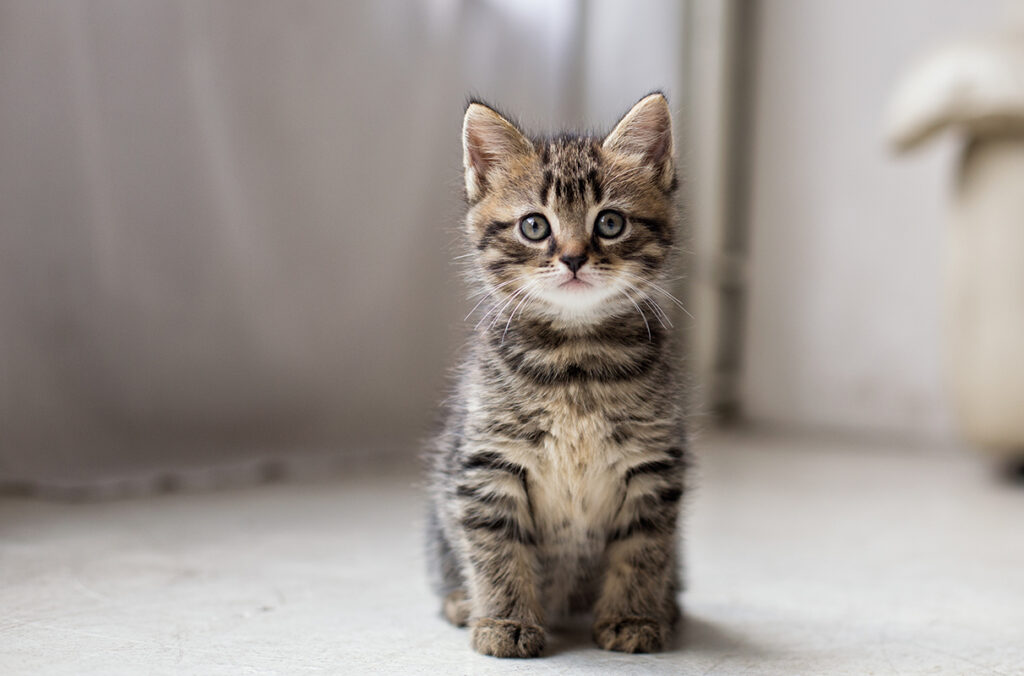
#> input picture Lab1_CV/photo.jpg, 1024 x 676 px
$ python lab3.py
#> lines starting #> are read from the running program, lines starting #| are printed output that depends on the picture; after the words box and inside, x2 and y2 are one past the last pixel; in counts of white or black regions, pixels touching at a corner belong together
"""
==============================================================================
ДИСЦИПЛИНА: Computer Vision (ANL7306)
ЛАБОРАТОРНАЯ РАБОТА № 3
ТЕМА: «Детектор границ Canny + поиск ключевых точек SIFT/ORB»
==============================================================================
Цель работы:
Освоить построение и настройку детектора границ Кэнни, а также извлечение и
сопоставление устойчивых к повороту и масштабу ключевых точек с помощью
алгоритмов SIFT и ORB. Научиться сравнивать результаты работы этих алгоритмов
по количеству найденных особенностей, скорости работы и качеству сопоставления
между изображениями.
==============================================================================
"""

import time
import cv2
import numpy as np
import matplotlib.pyplot as plt

# Настройка шрифтов для корректного отображения графиков
plt.rcParams['font.size'] = 10
plt.rcParams['figure.titlesize'] = 14
plt.rcParams['axes.titlesize'] = 11

print("=" * 80)
print("ЛАБОРАТОРНАЯ РАБОТА № 3")
print("Тема: Детектор границ Canny + поиск ключевых точек SIFT/ORB")
print(f"Версия OpenCV: {cv2.__version__}")
print("=" * 80)

# ==============================================================================
# ЗАГРУЗКА И ПРЕДОБРАБОТКА ИСХОДНОГО ИЗОБРАЖЕНИЯ
# ==============================================================================
image_path = 'photo.jpg'
img_bgr = cv2.imread(image_path)
#> img_bgr is the input picture: shape (676, 1024, 3); mean B, G, R 144.8, 150, 157.9

if img_bgr is None:
    # Запасной вариант генерации детализированного изображения, если файл отсутствует
    print(f"Предупреждение: файл {image_path} не найден! Создание синтетического тестового изображения...")
    img_bgr = np.zeros((600, 800, 3), dtype=np.uint8)
    img_bgr[:] = (230, 230, 230)
    # Прямоугольники, круги, текстурные штрихи, текст
    cv2.rectangle(img_bgr, (50, 50), (350, 250), (40, 40, 200), -1)
    cv2.rectangle(img_bgr, (70, 70), (330, 230), (240, 240, 240), 3)
    cv2.circle(img_bgr, (580, 200), 110, (0, 180, 0), -1)
    cv2.circle(img_bgr, (580, 200), 70, (255, 255, 255), -1)
    cv2.circle(img_bgr, (580, 200), 30, (0, 0, 180), -1)
    # Текстурные линии
    for i in range(100, 500, 25):
        cv2.line(img_bgr, (i, 350), (i + 150, 550), (120, 50, 20), 2)
    cv2.putText(img_bgr, "COMPUTER VISION LAB 3", (80, 320),
                cv2.FONT_HERSHEY_DUPLEX, 1.2, (20, 20, 20), 3)
    cv2.putText(img_bgr, "CANNY / SIFT / ORB", (180, 530),
                cv2.FONT_HERSHEY_SIMPLEX, 1.1, (200, 0, 50), 3)

img_rgb = cv2.cvtColor(img_bgr, cv2.COLOR_BGR2RGB)
img_gray = cv2.cvtColor(img_bgr, cv2.COLOR_BGR2GRAY)
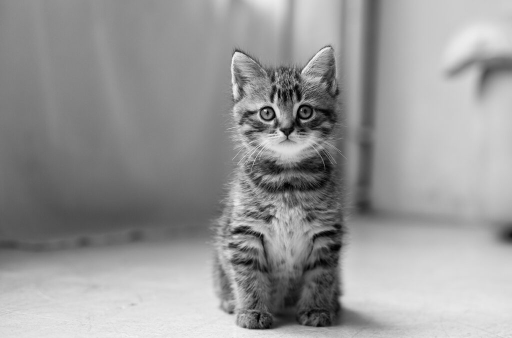
#> img_gray: shape (676, 1024) (shown at 1/2 size); min 0, max 254, mean 151.8
h, w = img_gray.shape

print(f"Изображение успешно загружено: {w}x{h} пикселей, каналов: {img_bgr.shape[2]}")
#| Изображение успешно загружено: 1024x676 пикселей, каналов: 3


# ==============================================================================
# ЗАДАНИЕ 1. ДЕТЕКТОР ГРАНИЦ КЭННИ: ПОДБОР ПАРАМЕТРОВ
# ==============================================================================
print("\n" + "=" * 80)
print("ЗАДАНИЕ 1. ДЕТЕКТОР ГРАНИЦ КЭННИ: ПОДБОР ПАРАМЕТРОВ")
print("=" * 80)

# Шаг 1.2: Применяем Гауссово сглаживание с двумя разными значениями sigma:
# - Слабое сглаживание: sigma = 1.0 (ядро 5x5)
# - Сильное сглаживание: sigma = 3.0 (ядро 11x11)
blur_weak = cv2.GaussianBlur(img_gray, (5, 5), sigmaX=1.0)
blur_strong = cv2.GaussianBlur(img_gray, (11, 11), sigmaX=3.0)

# Шаг 1.3: Три пары порогов гистерезиса:
# 1) Заниженные пороги: 30, 70 (высокая чувствительность, захват шумов и текстур)
# 2) Сбалансированные пороги: 80, 160 (соотношение 1:2, чистое выделение контуров)
# 3) Завышенные пороги: 180, 240 (жесткая фильтрация, пропуск слабых границ)
threshold_sets = [
    ("Заниженные пороги (30, 70)", 30, 70),
    ("Сбалансированные (80, 160)", 80, 160),
    ("Завышенные пороги (180, 240)", 180, 240)
]

canny_results = {}
edge_counts = {}

# Вычисление границ Кэнни для 6 комбинаций
for blur_name, blur_img in [("Слабое сглаживание (σ=1.0)", blur_weak),
                            ("Сильное сглаживание (σ=3.0)", blur_strong)]:
    canny_results[blur_name] = []
    edge_counts[blur_name] = []
    for label, low_t, high_t in threshold_sets:
        edges = cv2.Canny(blur_img, low_t, high_t)
        count = int(np.count_nonzero(edges))
        canny_results[blur_name].append((label, edges))
        edge_counts[blur_name].append((label, count))
#> this loop made 2 passes
#> blur_name on passes 1 to 2: 'Слабое сглаживание (σ=1.0)', 'Сильное сглаживание (σ=3.0)'
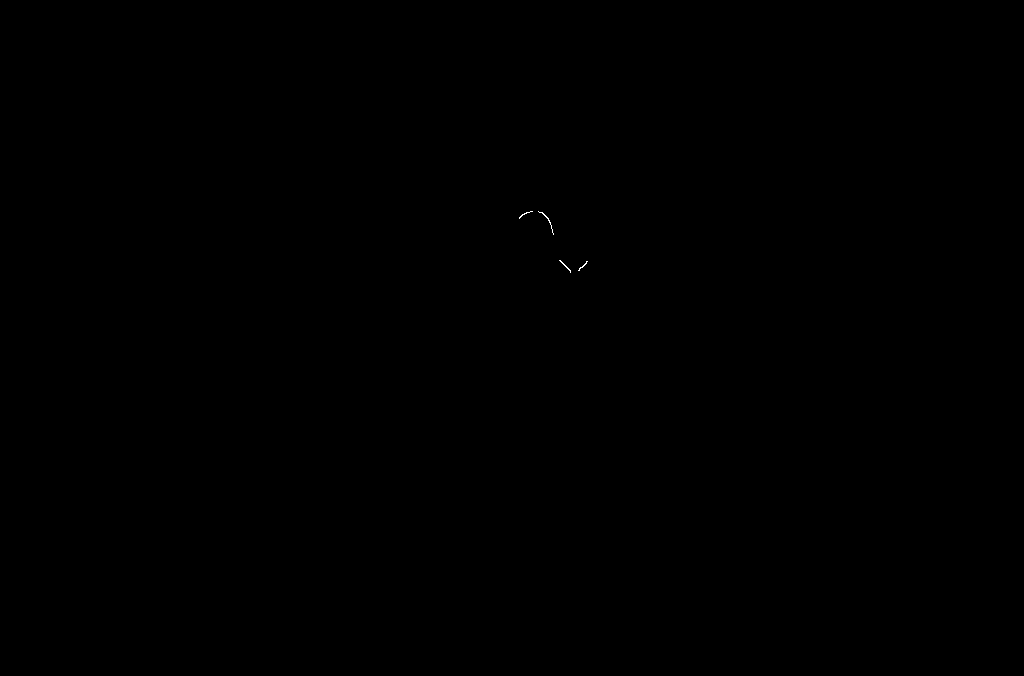
#> edges: shape (676, 1024); 0.01% white in thin lines or dots, all inside (x1, y1, x2, y2) = (519, 211, 588, 273)
#> after the loop, canny_results = 2 items; edge_counts = 2 items

# Вывод статистики в консоль
print("\nКоличество найденных граничных пикселей:")
for blur_name in edge_counts:
    print(f"\n[{blur_name}]:")
    for label, count in edge_counts[blur_name]:
        print(f"  • {label}: {count:,} px ({count / (w * h) * 100:.2f}% от площади кадра)")

# Визуализация сетки из 2x3 (6 карт границ) + исходное для сравнения
fig, axes = plt.subplots(2, 3, figsize=(18, 11))
fig.suptitle("Задание 1: Детектор границ Кэнни (2 варианта сглаживания × 3 пары порогов)",
             fontsize=15, fontweight='bold', y=0.98)

row_titles = ["Слабое сглаживание (σ=1.0)", "Сильное сглаживание (σ=3.0)"]
for row_idx, blur_name in enumerate(row_titles):
    for col_idx in range(3):
        label, edges = canny_results[blur_name][col_idx]
        px_cnt = edge_counts[blur_name][col_idx][1]
        ax = axes[row_idx, col_idx]
        ax.imshow(edges, cmap='gray')

        # Подсветка оптимального варианта
        is_optimal = (row_idx == 0 and col_idx == 1)
        border_color = 'limegreen' if is_optimal else 'black'
        title_extra = "\n★ [ОПТИМАЛЬНЫЙ ВЫБОР]" if is_optimal else ""

        ax.set_title(f"{blur_name}\n{label}{title_extra}\n(граничных пикселей: {px_cnt:,})",
                     fontsize=10, fontweight='bold' if is_optimal else 'normal',
                     color='darkgreen' if is_optimal else 'black')
        ax.axis('off')
        if is_optimal:
            for spine in ax.spines.values():
                spine.set_edgecolor('limegreen')
                spine.set_linewidth(3)

plt.tight_layout()
canny_plot_file = "task1_canny_edge_detection.png"
plt.savefig(canny_plot_file, dpi=150, bbox_inches='tight')
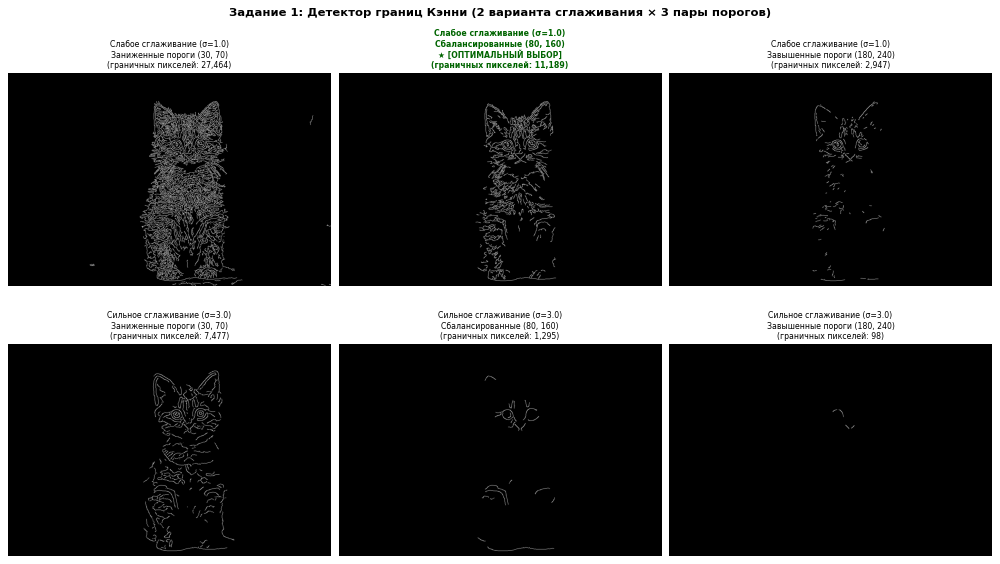
#> figure drawn by matplotlib, 6 panels
plt.show()
print(f"\n[OK] Сетка карт границ сохранена в файл: {canny_plot_file}")

# Письменный анализ результатов Задания 1
print("""
------------------------------------------------------------------------------
ПИСЬМЕННЫЙ АНАЛИЗ И ОБОСНОВАНИЕ ОПТИМАЛЬНОГО ВАРИАНТА (ЗАДАНИЕ 1):
------------------------------------------------------------------------------
1. Влияние параметра сглаживания (σ):
   - При слабом сглаживании (σ = 1.0) сохраняются тонкие линии, угловые стыки
     и микротекстура объектов. Однако при шумном фоне это приводит к ложным
     откликам высокой частоты.
   - При сильном сглаживании (σ = 3.0) высокочастотный шум и мелкая текстура
     полностью подавляются, но границы сглаживаются, углы скругляются, а
     близко расположенные контуры сливаются либо исчезают (число пикселей
     падает в 3-30 раз).

2. Влияние порогов гистерезиса (T_low, T_high):
   - Заниженные пороги (30, 70): детектор сверхчувствителен. Возникает множество
     ложных границ, шум текстуры и фоновые паразитные линии загрязняют контур.
   - Завышенные пороги (180, 240): остаются только самые контрастные перепады.
     Слабые, но физически значимые границы разрываются на не связанные фрагменты.
   - Сбалансированные пороги (80, 160): обеспечивают соблюдение рекомендуемого
     Кэнни отношения порогов 1:2 (или 1:3). Верхний порог отсекает ложные сильные
     отклики, а нижний порог надежно удерживает связные продолжения контуров.

★ ОПТИМАЛЬНЫЙ ВАРИАНТ:
   «Слабое сглаживание (σ = 1.0) + Сбалансированные пороги (80, 160)».
   Обоснование: Данный вариант обеспечивает четкие, непрерывные, однопиксельные
   контуры всех ключевых объектов без разрывов основных линий и без засорения
   сцены шумом мелкой текстуры.
------------------------------------------------------------------------------
""")


# ==============================================================================
# ВСПОМОГАТЕЛЬНАЯ ФУНКЦИЯ ДЛЯ ТРАНСФОРМАЦИИ ИЗОБРАЖЕНИЙ
# ==============================================================================
def apply_geometric_transform(image, angle_deg, scale_factor):
    """
    Выполняет поворот вокруг центра изображения на угол angle_deg
    и масштабирование с коэффициентом scale_factor.
    """
#> called with angle_deg = 35, scale_factor = 0.75
    h_img, w_img = image.shape[:2]
    center = (w_img / 2.0, h_img / 2.0)
    rot_mat = cv2.getRotationMatrix2D(center, angle_deg, scale_factor)
    transformed = cv2.warpAffine(image, rot_mat, (w_img, h_img),
                                 flags=cv2.INTER_LINEAR,
                                 borderMode=cv2.BORDER_CONSTANT,
                                 borderValue=(0, 0, 0))
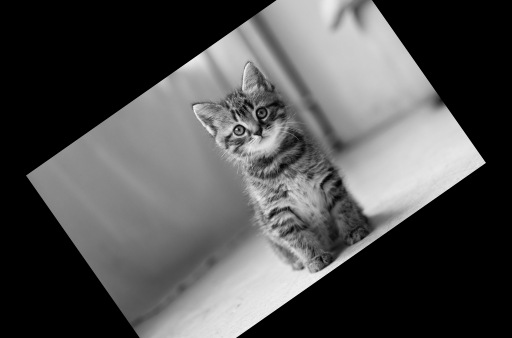
#> transformed: shape (676, 1024) (shown at 1/2 size); min 0, max 248, mean 80.3
    return transformed, rot_mat


# ==============================================================================
# ЗАДАНИЕ 2. SIFT: УСТОЙЧИВОСТЬ К ПОВОРОТУ И МАСШТАБУ
# ==============================================================================
print("\n" + "=" * 80)
print("ЗАДАНИЕ 2. SIFT: УСТОЙЧИВОСТЬ К ПОВОРОТУ И МАСШТАБУ")
print("=" * 80)

# Шаг 6: Создаем трансформированную версию (умеренная трансформация):
# Поворот на угол 35 градусов, уменьшение масштаба на 25% (scale = 0.75)
angle_mod = 35.0
scale_mod = 0.75
img_transformed_mod, M_mod = apply_geometric_transform(img_gray, angle_mod, scale_mod)
#> M_mod = [[0.614, 0.43, 52.04], [-0.43, 0.614, 350.6]]

# Шаг 5 и 7: Извлечение ключевых точек и дескрипторов SIFT
sift = cv2.SIFT_create()

# Исходное изображение
kp1_sift, des1_sift = sift.detectAndCompute(img_gray, None)
#> kp1_sift = 1288 keypoints; strongest (x, y, size): (530, 221, 3.7), (478, 461, 11.1), (524, 218, 4.8), (606, 243, 5.4)
# Трансформированное изображение
kp2_sift, des2_sift = sift.detectAndCompute(img_transformed_mod, None)
#> kp2_sift = 865 keypoints; strongest (x, y, size): (839, 320, 134.6), (969, 325, 2.6), (556, 556, 82.1), (617, 555, 27.5)

# Шаг 8: Сопоставление дескрипторов с помощью Brute-Force Matcher (L2 норма)
# Используем knnMatch с k=2 для применения теста отношений Лоу (Lowe's ratio test)
bf_sift = cv2.BFMatcher(cv2.NORM_L2, crossCheck=False)
matches_sift_raw = bf_sift.knnMatch(des1_sift, des2_sift, k=2)
#> matches_sift_raw = 1288 matches

# Шаг 9: Фильтрация совпадений по Lowe's ratio test (порог 0.75)
ratio_thresh = 0.75
good_sift_matches = []
for m, n in matches_sift_raw:
    if m.distance < ratio_thresh * n.distance:
        good_sift_matches.append(m)
#> after the loop, good_sift_matches = 650 matches

# Сортировка совпадений по расстоянию (лучшие в начале)
good_sift_matches = sorted(good_sift_matches, key=lambda x: x.distance)

num_kp1_sift = len(kp1_sift)
#> num_kp1_sift = 1288
num_kp2_sift = len(kp2_sift)
#> num_kp2_sift = 865
num_good_sift = len(good_sift_matches)
#> num_good_sift = 650
match_ratio_sift = (num_good_sift / min(num_kp1_sift, num_kp2_sift)) * 100 if min(num_kp1_sift, num_kp2_sift) > 0 else 0
#> match_ratio_sift = 75.14

print(f"• Точек SIFT на исходном изображении:        {num_kp1_sift}")
#| • Точек SIFT на исходном изображении:        1288
print(f"• Точек SIFT на трансформированном (35°, 0.75): {num_kp2_sift}")
#| • Точек SIFT на трансформированном (35°, 0.75): 865
print(f"• Число 'хороших' совпадений (Lowe ratio < 0.75): {num_good_sift}")
#| • Число 'хороших' совпадений (Lowe ratio < 0.75): 650
print(f"• Доля успешных совпадений от меньшего числа точек: {match_ratio_sift:.2f}%")
#| • Доля успешных совпадений от меньшего числа точек: 75.14%

# Визуализация сопоставлений (рисуем топ-60 лучших совпадений для читаемости)
img_matches_sift = cv2.drawMatches(
    img_gray, kp1_sift,
    img_transformed_mod, kp2_sift,
    good_sift_matches[:60], None,
    matchColor=(0, 255, 0),
    singlePointColor=(255, 0, 0),
    flags=cv2.DrawMatchesFlags_NOT_DRAW_SINGLE_POINTS
)
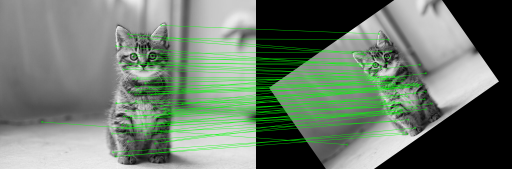
#> img_matches_sift: shape (676, 2048, 3) (shown at 1/4 size); mean of channels 0, 1, 2 108.9, 123.7, 108.9; drawn as B, G, R

plt.figure(figsize=(16, 8))
plt.imshow(img_matches_sift)
plt.title(f"Задание 2: Сопоставление дескрипторов SIFT (BFMatcher NORM_L2 + Lowe's Ratio Test)\n"
          f"Трансформация: поворот {angle_mod}°, масштаб {scale_mod} | "
          f"Точек: {num_kp1_sift} vs {num_kp2_sift} | Хороших совпадений: {num_good_sift} (показаны топ-60)",
          fontsize=12, fontweight='bold')
plt.axis('off')
plt.tight_layout()
sift_plot_file = "task2_sift_matching.png"
plt.savefig(sift_plot_file, dpi=150, bbox_inches='tight')
plt.show()
print(f"[OK] Визуализация SIFT сохранена в файл: {sift_plot_file}")


# ==============================================================================
# ЗАДАНИЕ 3. ORB: СКОРОСТЬ И СРАВНЕНИЕ С SIFT
# ==============================================================================
print("\n" + "=" * 80)
print("ЗАДАНИЕ 3. ORB: СКОРОСТЬ И СРАВНЕНИЕ С SIFT")
print("=" * 80)

# Шаг 10: Извлечение ключевых точек и дескрипторов ORB на той же паре изображений
orb = cv2.ORB_create(nfeatures=2000)
kp1_orb, des1_orb = orb.detectAndCompute(img_gray, None)
#> kp1_orb = 2000 keypoints; strongest (x, y, size): (531, 220, 31), (530, 220, 44.6), (529, 220, 31), (547, 231, 77.1)
kp2_orb, des2_orb = orb.detectAndCompute(img_transformed_mod, None)
#> kp2_orb = 2000 keypoints; strongest (x, y, size): (968, 325, 37.2), (969, 324, 44.6), (969, 325, 53.6), (473, 258, 31)

# Шаг 11: Сопоставление дескрипторов ORB (BFMatcher с метрикой Хэмминга)
bf_orb = cv2.BFMatcher(cv2.NORM_HAMMING, crossCheck=False)
matches_orb_raw = bf_orb.knnMatch(des1_orb, des2_orb, k=2)
#> matches_orb_raw = 2000 matches

good_orb_matches = []
for pair in matches_orb_raw:
    if len(pair) == 2:
        m, n = pair
        if m.distance < ratio_thresh * n.distance:
            good_orb_matches.append(m)
#> after the loop, good_orb_matches = 734 matches

good_orb_matches = sorted(good_orb_matches, key=lambda x: x.distance)

num_kp1_orb = len(kp1_orb)
#> num_kp1_orb = 2000
num_kp2_orb = len(kp2_orb)
#> num_kp2_orb = 2000
num_good_orb = len(good_orb_matches)
#> num_good_orb = 734
match_ratio_orb = (num_good_orb / min(num_kp1_orb, num_kp2_orb)) * 100 if min(num_kp1_orb, num_kp2_orb) > 0 else 0
#> match_ratio_orb = 36.7

print(f"• Точек ORB на исходном изображении:        {num_kp1_orb}")
#| • Точек ORB на исходном изображении:        2000
print(f"• Точек ORB на трансформированном (35°, 0.75): {num_kp2_orb}")
#| • Точек ORB на трансформированном (35°, 0.75): 2000
print(f"• Число 'хороших' совпадений ORB:           {num_good_orb}")
#| • Число 'хороших' совпадений ORB:           734
print(f"• Доля успешных совпадений от меньшего числа точек: {match_ratio_orb:.2f}%")
#| • Доля успешных совпадений от меньшего числа точек: 36.70%

# Визуализация сопоставлений ORB
img_matches_orb = cv2.drawMatches(
    img_gray, kp1_orb,
    img_transformed_mod, kp2_orb,
    good_orb_matches[:60], None,
    matchColor=(0, 220, 255),
    singlePointColor=(255, 0, 0),
    flags=cv2.DrawMatchesFlags_NOT_DRAW_SINGLE_POINTS
)
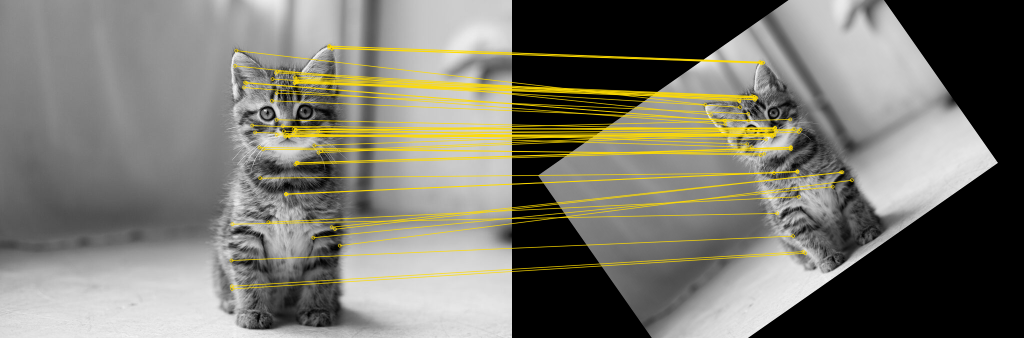
#> img_matches_orb: shape (676, 2048, 3) (shown at 1/2 size); mean of channels 0, 1, 2 110.5, 120.6, 122.2; drawn as B, G, R

plt.figure(figsize=(16, 8))
plt.imshow(img_matches_orb)
plt.title(f"Задание 3: Сопоставление дескрипторов ORB (BFMatcher NORM_HAMMING + Lowe's Ratio Test)\n"
          f"Трансформация: поворот {angle_mod}°, масштаб {scale_mod} | "
          f"Точек: {num_kp1_orb} vs {num_kp2_orb} | Хороших совпадений: {num_good_orb} (показаны топ-60)",
          fontsize=12, fontweight='bold')
plt.axis('off')
plt.tight_layout()
orb_plot_file = "task3_orb_matching.png"
plt.savefig(orb_plot_file, dpi=150, bbox_inches='tight')
plt.show()
print(f"[OK] Визуализация ORB сохранена в файл: {orb_plot_file}")

# Шаг 12: Измерение времени вычисления (бенчмарк на 20 повторений)
print("\nИзмерение скорости работы (20 повторений detectAndCompute)...")
# Прогрев кэша (warmup)
sift.detectAndCompute(img_gray, None)
orb.detectAndCompute(img_gray, None)

num_runs = 20
t_start = time.perf_counter()
for _ in range(num_runs):
    sift.detectAndCompute(img_gray, None)
time_sift = (time.perf_counter() - t_start) / num_runs

t_start = time.perf_counter()
for _ in range(num_runs):
    orb.detectAndCompute(img_gray, None)
#> (the rest of the program and of its run is left out)
